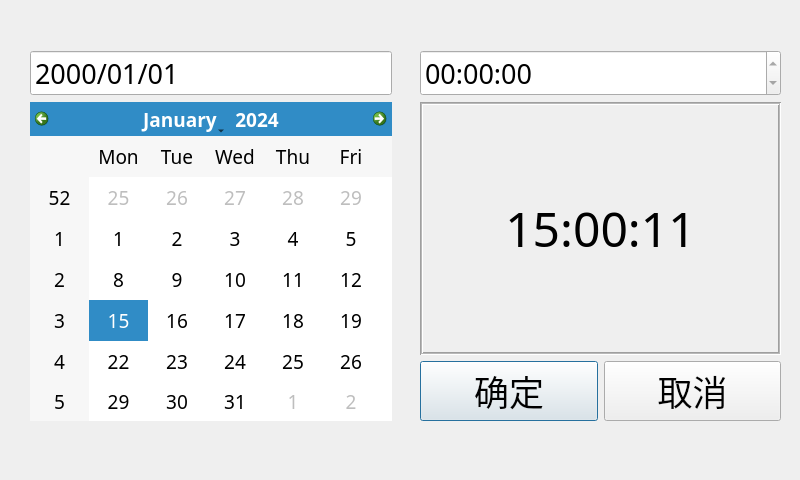
<?xml version="1.0" encoding="UTF-8"?>
<ui version="4.0">
 <class>DialogTimeUpdate</class>
 <widget class="QDialog" name="DialogTimeUpdate">
  <property name="geometry">
   <rect>
    <x>0</x>
    <y>0</y>
    <width>800</width>
    <height>480</height>
   </rect>
  </property>
  <property name="windowTitle">
   <string>Dialog</string>
  </property>
  <widget class="QWidget" name="layoutWidget">
   <property name="geometry">
    <rect>
     <x>420</x>
     <y>50</y>
     <width>361</width>
     <height>371</height>
    </rect>
   </property>
   <layout class="QVBoxLayout" name="verticalLayout">
    <item>
     <widget class="QTimeEdit" name="timeEdit">
      <property name="font">
       <font>
        <family>微软雅黑</family>
        <pointsize>20</pointsize>
       </font>
      </property>
      <property name="readOnly">
       <bool>true</bool>
      </property>
      <property name="currentSection">
       <enum>QDateTimeEdit::HourSection</enum>
      </property>
      <property name="displayFormat">
       <string>HH:mm:ss</string>
      </property>
      <property name="timeSpec">
       <enum>Qt::LocalTime</enum>
      </property>
     </widget>
    </item>
    <item>
     <widget class="QLabel" name="lbl_time">
      <property name="font">
       <font>
        <family>微软雅黑</family>
        <pointsize>36</pointsize>
       </font>
      </property>
      <property name="frameShape">
       <enum>QFrame::Box</enum>
      </property>
      <property name="frameShadow">
       <enum>QFrame::Sunken</enum>
      </property>
      <property name="midLineWidth">
       <number>1</number>
      </property>
      <property name="text">
       <string>15:00:11</string>
      </property>
      <property name="alignment">
       <set>Qt::AlignCenter</set>
      </property>
     </widget>
    </item>
    <item>
     <layout class="QHBoxLayout" name="horizontalLayout">
      <item>
       <widget class="QPushButton" name="btn_ok">
        <property name="font">
         <font>
          <pointsize>26</pointsize>
         </font>
        </property>
        <property name="text">
         <string>确定</string>
        </property>
       </widget>
      </item>
      <item>
       <widget class="QPushButton" name="btn_cancel">
        <property name="font">
         <font>
          <pointsize>26</pointsize>
         </font>
        </property>
        <property name="text">
         <string>取消</string>
        </property>
       </widget>
      </item>
     </layout>
    </item>
   </layout>
  </widget>
  <widget class="QWidget" name="layoutWidget">
   <property name="geometry">
    <rect>
     <x>30</x>
     <y>50</y>
     <width>362</width>
     <height>371</height>
    </rect>
   </property>
   <layout class="QVBoxLayout" name="verticalLayout_2">
    <item>
     <widget class="QDateEdit" name="dateEdit">
      <property name="font">
       <font>
        <family>微软雅黑</family>
        <pointsize>20</pointsize>
       </font>
      </property>
      <property name="buttonSymbols">
       <enum>QAbstractSpinBox::NoButtons</enum>
      </property>
      <property name="showGroupSeparator" stdset="0">
       <bool>false</bool>
      </property>
      <property name="displayFormat">
       <string>yyyy/MM/dd</string>
      </property>
     </widget>
    </item>
    <item>
     <widget class="QCalendarWidget" name="calendarWidget">
      <property name="font">
       <font>
        <family>微软雅黑</family>
        <pointsize>14</pointsize>
       </font>
      </property>
      <property name="gridVisible">
       <bool>false</bool>
      </property>
     </widget>
    </item>
   </layout>
  </widget>
 </widget>
 <resources/>
 <connections/>
</ui>
